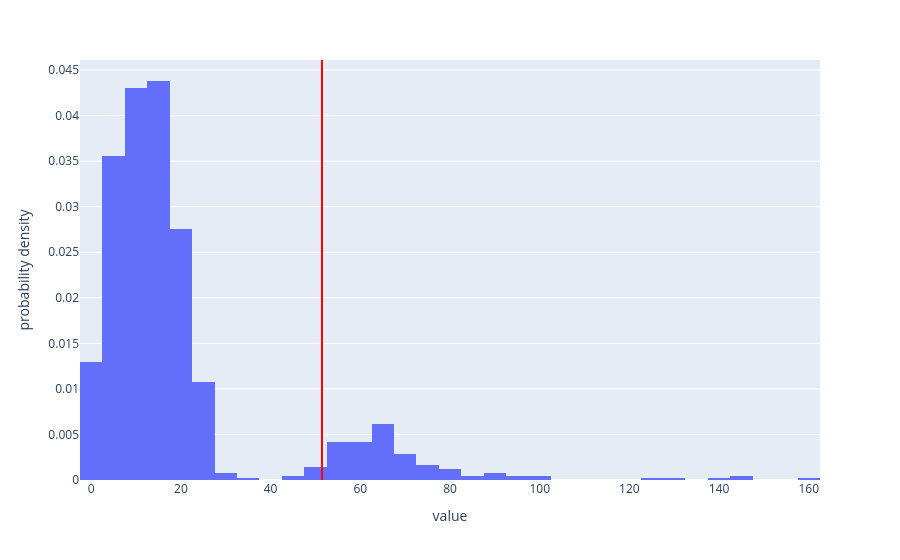

Notebook cell for this chart:
### Code cell
fig = px.histogram(stats, histnorm='probability density')
fig.add_vline(x = observed, line_color='red')
fig.update_layout(showlegend=False)
fig.show()

# the red line is the observed statistic

### Figure 1 — Plotly figure (JSON) as saved in the notebook; plotly's stock layout.template omitted (floating-point values rounded to 4 significant figures; data arrays with more than 128 entries replaced by an {"elided": "..."} marker saying what was removed)
{"data": [{"alignmentgroup": "True", "bingroup": "x", "histnorm": "probability density", "hovertemplate": "variable=0<br>value=%{x}<br>probability density=%{y}<extra></extra>", "legendgroup": "0", "marker": {"color": "#636efa", "pattern": {"shape": ""}}, "name": "0", "offsetgroup": "0", "orientation": "v", "showlegend": true, "type": "histogram", "x": {"elided": "1000 float values"}, "xaxis": "x", "yaxis": "y"}], "layout": {"autosize": true, "barmode": "relative", "legend": {"title": {"text": "variable"}, "tracegroupgap": 0}, "margin": {"t": 60}, "shapes": [{"line": {"color": "red"}, "type": "line", "x0": 51.45, "x1": 51.45, "xref": "x", "y0": 0, "y1": 1, "yref": "y domain"}], "showlegend": false, "xaxis": {"anchor": "y", "autorange": true, "domain": [0, 1], "range": [-2.5, 162.5], "title": {"text": "value"}, "type": "linear"}, "yaxis": {"anchor": "x", "autorange": true, "domain": [0, 1], "range": [0, 0.04611], "title": {"text": "probability density"}}}}
